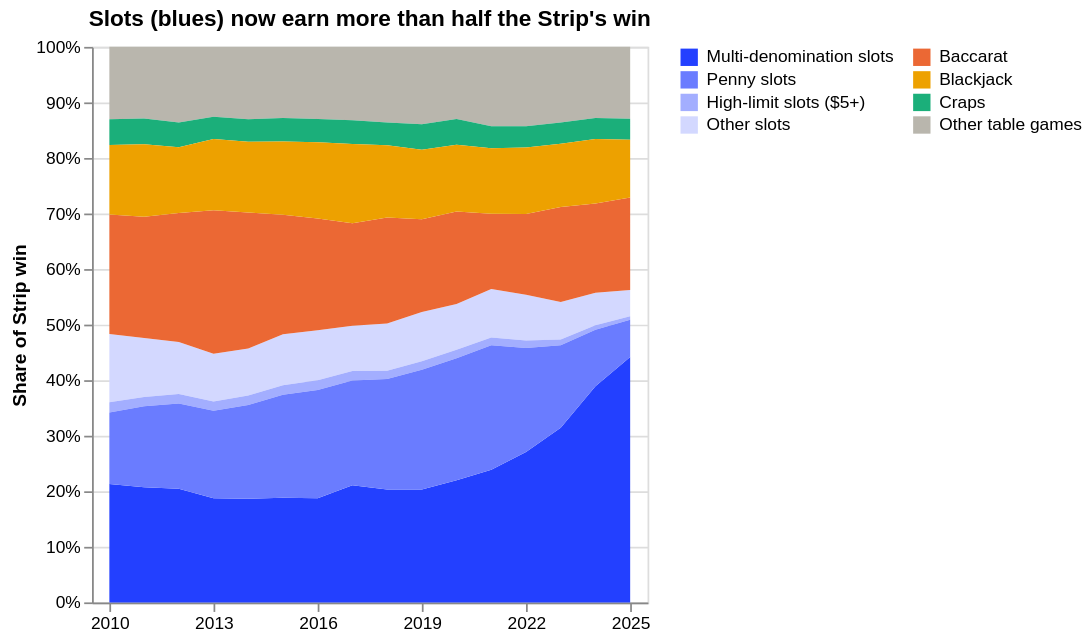

The notebook cell saved with this chart:
### Code cell
#| hide
#| caption: Each game group's share of annual Strip win. Multi-denomination slots are the modern video machines that let a player choose the bet size.
order = ["Multi-denomination slots", "Penny slots", "High-limit slots ($5+)", "Other slots",
         "Baccarat", "Blackjack", "Craps", "Other table games"]
# slots in blues, table games in warm colours (this site's palette)
colors = ["#2340ff", "#6a7cff", "#a3aeff", "#d3d8ff", "#eb6834", "#eda100", "#1baf7a", "#b9b6ad"]
alt.Chart(mix).mark_area().encode(
    x=alt.X("year:O", title=None, axis=alt.Axis(labelAngle=0, values=[2010, 2013, 2016, 2019, 2022, 2025])),
    y=alt.Y("share:Q", title="Share of Strip win", stack="normalize", axis=alt.Axis(format="%")),
    color=alt.Color("game_group:N", title=None, sort=order, scale=alt.Scale(domain=order, range=colors),
                    legend=alt.Legend(columns=2, symbolType="square")),
    order=alt.Order("order_idx:Q"),
    tooltip=["year:O", alt.Tooltip("game_group:N", title="Group"), alt.Tooltip("share:Q", format=".1%", title="Share")],
).transform_calculate(order_idx="indexof(" + str(order) + ", datum.game_group)").properties(
    title="Slots (blues) now earn more than half the Strip's win", height=320)

### Figure 1 — Vega-Lite specification as saved in the notebook (floating-point values rounded to 4 significant figures)
{"config": {"view": {"continuousWidth": 300, "continuousHeight": 300}}, "data": {"name": "data-47bd083d48f09be19bf5284a85a086b1"}, "mark": {"type": "area"}, "encoding": {"color": {"field": "game_group", "legend": {"columns": 2, "symbolType": "square"}, "scale": {"domain": ["Multi-denomination slots", "Penny slots", "High-limit slots ($5+)", "Other slots", "Baccarat", "Blackjack", "Craps", "Other table games"], "range": ["#2340ff", "#6a7cff", "#a3aeff", "#d3d8ff", "#eb6834", "#eda100", "#1baf7a", "#b9b6ad"]}, "sort": ["Multi-denomination slots", "Penny slots", "High-limit slots ($5+)", "Other slots", "Baccarat", "Blackjack", "Craps", "Other table games"], "title": null, "type": "nominal"}, "order": {"field": "order_idx", "type": "quantitative"}, "tooltip": [{"field": "year", "type": "ordinal"}, {"field": "game_group", "title": "Group", "type": "nominal"}, {"field": "share", "format": ".1%", "title": "Share", "type": "quantitative"}], "x": {"axis": {"labelAngle": 0, "values": [2010, 2013, 2016, 2019, 2022, 2025]}, "field": "year", "title": null, "type": "ordinal"}, "y": {"axis": {"format": "%"}, "field": "share", "stack": "normalize", "title": "Share of Strip win", "type": "quantitative"}}, "height": 320, "title": "Slots (blues) now earn more than half the Strip's win", "transform": [{"calculate": "indexof(['Multi-denomination slots', 'Penny slots', 'High-limit slots ($5+)', 'Other slots', 'Baccarat', 'Blackjack', 'Craps', 'Other table games'], datum.game_group)", "as": "order_idx"}], "$schema": "https://vega.github.io/schema/vega-lite/v6.4.1.json", "datasets": {"data-47bd083d48f09be19bf5284a85a086b1": [{"year": 2022, "game_group": "Other slots", "share": 0.08232}, {"year": 2022, "game_group": "Multi-denomination slots", "share": 0.2709}, {"year": 2022, "game_group": "Other table games", "share": 0.1427}, {"year": 2022, "game_group": "High-limit slots ($5+)", "share": 0.01352}, {"year": 2022, "game_group": "Baccarat", "share": 0.1453}, {"year": 2022, "game_group": "Penny slots", "share": 0.1872}, {"year": 2022, "game_group": "Craps", "share": 0.03843}, {"year": 2022, "game_group": "Blackjack", "share": 0.1197}, {"year": 2018, "game_group": "Other table games", "share": 0.136}, {"year": 2018, "game_group": "High-limit slots ($5+)", "share": 0.01474}, {"year": 2018, "game_group": "Baccarat", "share": 0.1906}, {"year": 2018, "game_group": "Penny slots", "share": 0.199}, {"year": 2018, "game_group": "Blackjack", "share": 0.1302}, {"year": 2018, "game_group": "Craps", "share": 0.04099}, {"year": 2018, "game_group": "Other slots", "share": 0.08517}, {"year": 2018, "game_group": "Multi-denomination slots", "share": 0.2032}, {"year": 2014, "game_group": "Other table games", "share": 0.1304}, {"year": 2014, "game_group": "High-limit slots ($5+)", "share": 0.01713}, {"year": 2014, "game_group": "Baccarat", "share": 0.245}, {"year": 2014, "game_group": "Craps", "share": 0.04036}, {"year": 2014, "game_group": "Penny slots", "share": 0.1687}, {"year": 2014, "game_group": "Blackjack", "share": 0.1273}, {"year": 2014, "game_group": "Other slots", "share": 0.08431}, {"year": 2014, "game_group": "Multi-denomination slots", "share": 0.1868}, {"year": 2025, "game_group": "Penny slots", "share": 0.06721}, {"year": 2025, "game_group": "Blackjack", "share": 0.1037}, {"year": 2025, "game_group": "Craps", "share": 0.03772}, {"year": 2025, "game_group": "Other table games", "share": 0.1296}, {"year": 2025, "game_group": "Baccarat", "share": 0.1668}, {"year": 2025, "game_group": "High-limit slots ($5+)", "share": 0.006525}, {"year": 2025, "game_group": "Other slots", "share": 0.0469}, {"year": 2025, "game_group": "Multi-denomination slots", "share": 0.4416}, {"year": 2021, "game_group": "Other slots", "share": 0.08718}, {"year": 2021, "game_group": "Multi-denomination slots", "share": 0.2388}, {"year": 2021, "game_group": "Other table games", "share": 0.1427}, {"year": 2021, "game_group": "Baccarat", "share": 0.1352}, {"year": 2021, "game_group": "High-limit slots ($5+)", "share": 0.01436}, {"year": 2021, "game_group": "Blackjack", "share": 0.1183}, {"year": 2021, "game_group": "Penny slots", "share": 0.2239}, {"year": 2021, "game_group": "Craps", "share": 0.03962}, {"year": 2017, "game_group": "Other table games", "share": 0.1323}, {"year": 2017, "game_group": "High-limit slots ($5+)", "share": 0.01701}, {"year": 2017, "game_group": "Baccarat", "share": 0.1844}, {"year": 2017, "game_group": "Penny slots", "share": 0.1887}, {"year": 2017, "game_group": "Craps", "share": 0.04232}, {"year": 2017, "game_group": "Blackjack", "share": 0.143}, {"year": 2017, "game_group": "Multi-denomination slots", "share": 0.2107}, {"year": 2017, "game_group": "Other slots", "share": 0.08149}, {"year": 2013, "game_group": "Multi-denomination slots", "share": 0.1876}, {"year": 2013, "game_group": "Other slots", "share": 0.0862}, {"year": 2013, "game_group": "Other table games", "share": 0.1259}, {"year": 2013, "game_group": "Baccarat", "share": 0.2582}, {"year": 2013, "game_group": "High-limit slots ($5+)", "share": 0.01644}, {"year": 2013, "game_group": "Penny slots", "share": 0.1574}, {"year": 2013, "game_group": "Blackjack", "share": 0.1284}, {"year": 2013, "game_group": "Craps", "share": 0.03978}, {"year": 2010, "game_group": "Other slots", "share": 0.1228}, {"year": 2010, "game_group": "Multi-denomination slots", "share": 0.2132}, {"year": 2010, "game_group": "Craps", "share": 0.04629}, {"year": 2010, "game_group": "Blackjack", "share": 0.125}, {"year": 2010, "game_group": "Penny slots", "share": 0.1289}, {"year": 2010, "game_group": "Other table games", "share": 0.1304}, {"year": 2010, "game_group": "Baccarat", "share": 0.2154}, {"year": 2010, "game_group": "High-limit slots ($5+)", "share": 0.01811}, {"year": 2024, "game_group": "Penny slots", "share": 0.1017}, {"year": 2024, "game_group": "Blackjack", "share": 0.1164}, {"year": 2024, "game_group": "Craps", "share": 0.03758}, {"year": 2024, "game_group": "Other table games", "share": 0.1281}, {"year": 2024, "game_group": "High-limit slots ($5+)", "share": 0.008158}, {"year": 2024, "game_group": "Baccarat", "share": 0.1603}, {"year": 2024, "game_group": "Other slots", "share": 0.05848}, {"year": 2024, "game_group": "Multi-denomination slots", "share": 0.3893}, {"year": 2019, "game_group": "Multi-denomination slots", "share": 0.2033}, {"year": 2019, "game_group": "Other slots", "share": 0.08873}, {"year": 2019, "game_group": "Penny slots", "share": 0.2157}, {"year": 2019, "game_group": "Craps", "share": 0.04591}, {"year": 2019, "game_group": "Blackjack", "share": 0.1253}, {"year": 2019, "game_group": "Other table games", "share": 0.1392}, {"year": 2019, "game_group": "High-limit slots ($5+)", "share": 0.01494}, {"year": 2019, "game_group": "Baccarat", "share": 0.1669}, {"year": 2016, "game_group": "Craps", "share": 0.04214}, {"year": 2016, "game_group": "Blackjack", "share": 0.1373}, {"year": 2016, "game_group": "Penny slots", "share": 0.1949}, {"year": 2016, "game_group": "Other table games", "share": 0.1297}, {"year": 2016, "game_group": "Baccarat", "share": 0.2011}, {"year": 2016, "game_group": "High-limit slots ($5+)", "share": 0.01756}, {"year": 2016, "game_group": "Other slots", "share": 0.08998}, {"year": 2016, "game_group": "Multi-denomination slots", "share": 0.1875}, {"year": 2012, "game_group": "Other slots", "share": 0.0934}, {"year": 2012, "game_group": "Multi-denomination slots", "share": 0.2045}, {"year": 2012, "game_group": "Blackjack", "share": 0.1182}, {"year": 2012, "game_group": "Craps", "share": 0.04448}, {"year": 2012, "game_group": "Penny slots", "share": 0.1534}, {"year": 2012, "game_group": "Other table games", "share": 0.1363}, {"year": 2012, "game_group": "High-limit slots ($5+)", "share": 0.01732}, {"year": 2012, "game_group": "Baccarat", "share": 0.2325}, {"year": 2023, "game_group": "Craps", "share": 0.03811}, {"year": 2023, "game_group": "Penny slots", "share": 0.1484}, {"year": 2023, "game_group": "Blackjack", "share": 0.1141}, {"year": 2023, "game_group": "Baccarat", "share": 0.1709}, {"year": 2023, "game_group": "Other table games", "share": 0.1361}, {"year": 2023, "game_group": "High-limit slots ($5+)", "share": 0.01026}, {"year": 2023, "game_group": "Other slots", "share": 0.06764}, {"year": 2023, "game_group": "Multi-denomination slots", "share": 0.3144}, {"year": 2020, "game_group": "Other slots", "share": 0.08265}, {"year": 2020, "game_group": "Multi-denomination slots", "share": 0.22}, {"year": 2020, "game_group": "Craps", "share": 0.04633}, {"year": 2020, "game_group": "Penny slots", "share": 0.2196}, {"year": 2020, "game_group": "Blackjack", "share": 0.12}, {"year": 2020, "game_group": "Baccarat", "share": 0.1666}, {"year": 2020, "game_group": "Other table games", "share": 0.1298}, {"year": 2020, "game_group": "High-limit slots ($5+)", "share": 0.01498}, {"year": 2015, "game_group": "Other slots", "share": 0.0914}, {"year": 2015, "game_group": "Multi-denomination slots", "share": 0.1883}, {"year": 2015, "game_group": "Blackjack", "share": 0.132}, {"year": 2015, "game_group": "Penny slots", "share": 0.1854}, {"year": 2015, "game_group": "Craps", "share": 0.04213}, {"year": 2015, "game_group": "Baccarat", "share": 0.2152}, {"year": 2015, "game_group": "Other table games", "share": 0.1283}, {"year": 2015, "game_group": "High-limit slots ($5+)", "share": 0.01737}, {"year": 2011, "game_group": "Blackjack", "share": 0.1305}, {"year": 2011, "game_group": "Penny slots", "share": 0.1459}, {"year": 2011, "game_group": "Craps", "share": 0.0464}, {"year": 2011, "game_group": "Other table games", "share": 0.1288}, {"year": 2011, "game_group": "High-limit slots ($5+)", "share": 0.01668}, {"year": 2011, "game_group": "Baccarat", "share": 0.2183}, {"year": 2011, "game_group": "Multi-denomination slots", "share": 0.2072}, {"year": 2011, "game_group": "Other slots", "share": 0.1061}]}}
